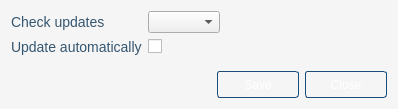
<?xml version="1.0" encoding="UTF-8"?>
<ui version="4.0">
 <class>SettingsDialog</class>
 <widget class="QDialog" name="SettingsDialog">
  <property name="geometry">
   <rect>
    <x>0</x>
    <y>0</y>
    <width>398</width>
    <height>109</height>
   </rect>
  </property>
  <property name="windowTitle">
   <string>Settings</string>
  </property>
  <property name="styleSheet">
   <string notr="true">#SettingsDialog { background: #F5F5F5; }
QLabel { color: #355670; font-family: Arial; font-size: 14px; }
QSpinBox { border: 1px solid #cddbeb; }

QPushButton { height: 25px; border-radius: 3px; font-family: Arial; font-size: 12px; width: 80px; border: 1px solid #1a4b79; color: #ffffff; background-image: url(:/html/images/button.png); }
QPushButton::hover, QPushButton::focus { background-image: url(:/html/images/buttonSelected.png); border: 1px solid #ce911b; color: #00355f } 

</string>
  </property>
  <layout class="QGridLayout" name="SettingsDialogLayout">
   <item row="0" column="0">
    <widget class="QLabel" name="updateIntervalLabel">
     <property name="text">
      <string>Check updates</string>
     </property>
    </widget>
   </item>
   <item row="2" column="0">
    <spacer name="SettingsDialogSpacer">
     <property name="orientation">
      <enum>Qt::Vertical</enum>
     </property>
     <property name="sizeHint" stdset="0">
      <size>
       <width>20</width>
       <height>56</height>
      </size>
     </property>
    </spacer>
   </item>
   <item row="3" column="0" colspan="2">
    <widget class="QDialogButtonBox" name="buttonBox">
     <property name="orientation">
      <enum>Qt::Horizontal</enum>
     </property>
     <property name="standardButtons">
      <set>QDialogButtonBox::Close|QDialogButtonBox::Save</set>
     </property>
    </widget>
   </item>
   <item row="1" column="0">
    <widget class="QLabel" name="autoUpdateLabel">
     <property name="text">
      <string>Update automatically</string>
     </property>
    </widget>
   </item>
   <item row="1" column="1">
    <widget class="QCheckBox" name="autoUpdate"/>
   </item>
   <item row="0" column="1">
    <layout class="QHBoxLayout" name="horizontalLayout">
     <item>
      <widget class="QComboBox" name="updateInterval"/>
     </item>
     <item>
      <spacer name="horizontalSpacer">
       <property name="orientation">
        <enum>Qt::Horizontal</enum>
       </property>
       <property name="sizeHint" stdset="0">
        <size>
         <width>40</width>
         <height>20</height>
        </size>
       </property>
      </spacer>
     </item>
    </layout>
   </item>
  </layout>
 </widget>
 <resources>
  <include location="../qesteidutil.qrc"/>
 </resources>
 <connections>
  <connection>
   <sender>buttonBox</sender>
   <signal>accepted()</signal>
   <receiver>SettingsDialog</receiver>
   <slot>accept()</slot>
   <hints>
    <hint type="sourcelabel">
     <x>248</x>
     <y>254</y>
    </hint>
    <hint type="destinationlabel">
     <x>157</x>
     <y>274</y>
    </hint>
   </hints>
  </connection>
  <connection>
   <sender>buttonBox</sender>
   <signal>rejected()</signal>
   <receiver>SettingsDialog</receiver>
   <slot>reject()</slot>
   <hints>
    <hint type="sourcelabel">
     <x>316</x>
     <y>260</y>
    </hint>
    <hint type="destinationlabel">
     <x>286</x>
     <y>274</y>
    </hint>
   </hints>
  </connection>
 </connections>
</ui>
